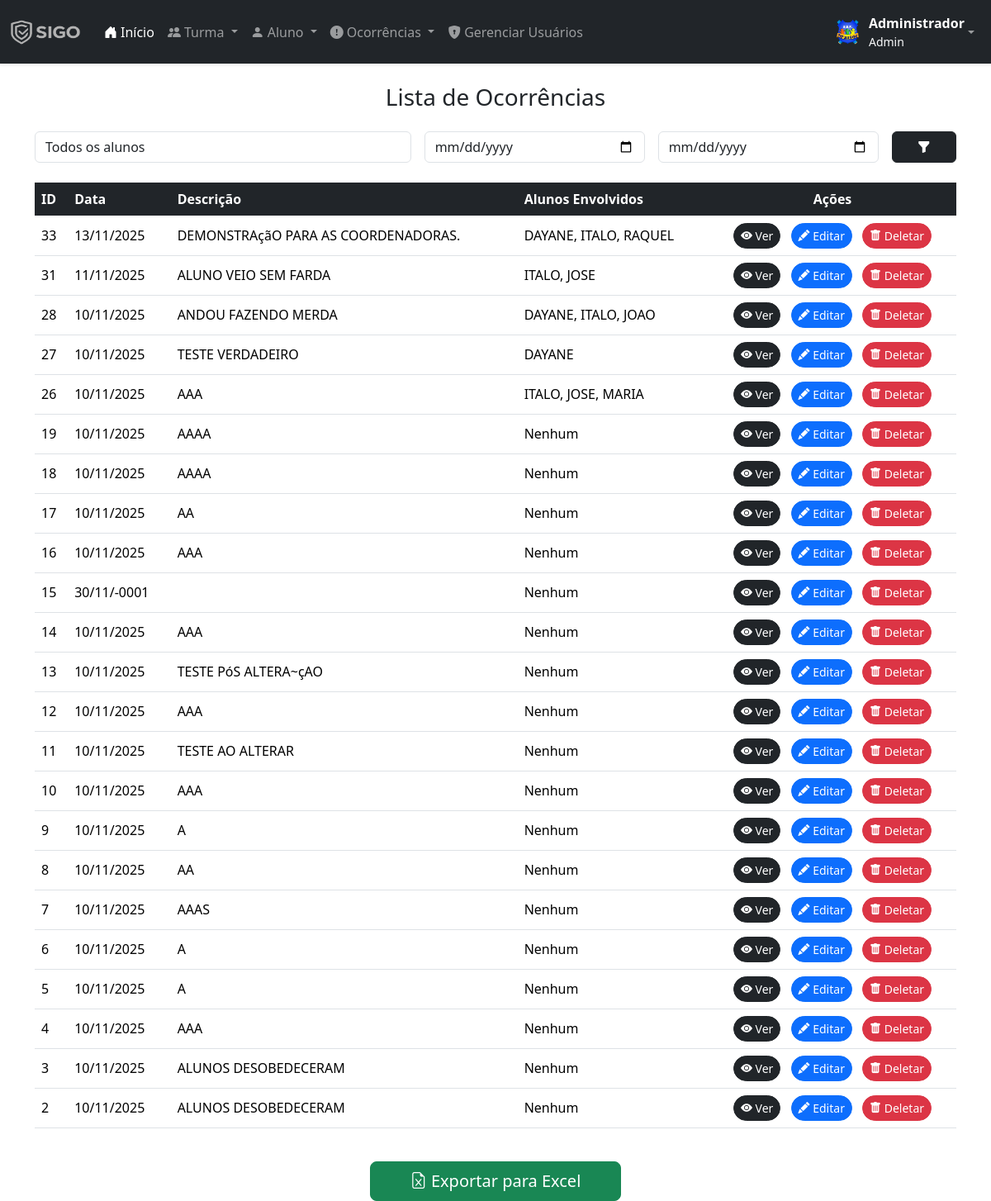
The app's page /listar-ocorrencias.php (signed in) with its own data.
### tables this page shows
CREATE TABLE `ocorrencia` (
  `id` int(11) NOT NULL,
  `data` date NOT NULL,
  `descricao` text NOT NULL
);

### listar-ocorrencias.php (the view, shortened to what this page needs)
<?php
require('includes/conexao.php');
$dataInicio = isset($_GET['data_inicio']) ? $_GET['data_inicio'] : '';
$dataFim = isset($_GET['data_fim']) ? $_GET['data_fim'] : '';
$where = [];
$whereSql = $where ? "WHERE " . implode(" AND ", $where) : "";
$sql = "
    SELECT
        o.id AS ocorrencia_id,
        o.descricao,
        o.data,
        GROUP_CONCAT(SUBSTRING_INDEX(a.nome, ' ', 1) SEPARATOR ', ') AS alunos
    FROM ocorrencia o
    LEFT JOIN ocorrencia_aluno oa ON oa.ocorrencia_id = o.id
    LEFT JOIN alunos a ON a.id = oa.alunos_id
    $whereSql
    GROUP BY o.id, o.descricao, o.data
    ORDER BY o.id DESC
";
$res = mysqli_query($conn, $sql);
?>
<!DOCTYPE html>
<html lang="pt-br">
<?php include('layout/head.php'); ?>
<body>
<?php include('layout/menu.php'); ?>
<div class="container mt-4">
    <h3 class="text-center mb-4">Lista de Ocorrências</h3>
    <form class="row g-3 mb-4" method="GET">
        <div class="col-md-5">
            <select name="aluno" class="selectpicker form-control" data-live-search="true" title="Filtrar por aluno">
                <option value="">Todos os alunos</option>
            </select>
        </div>
        <div class="col-md-3">
            <input type="date" name="data_inicio" class="form-control" value="<?= $dataInicio ?>" placeholder="Data início">
        </div>
        <div class="col-md-3">
            <input type="date" name="data_fim" class="form-control" value="<?= $dataFim ?>" placeholder="Data fim">
        </div>
        <div class="col-md-1 d-grid">
            <button type="submit" class="btn btn-dark"><i class="bi bi-funnel-fill"></i></button>
        </div>
    </form>
    <div class="table-responsive">
        <table class="table table-hover align-middle">
            <thead class="table-dark">
                <tr>
                    <th>ID</th>
                    <th>Data</th>
                    <th>Descrição</th>
                    <th>Alunos Envolvidos</th>
                    <th class="text-center">Ações</th>
                </tr>
            </thead>
            <tbody>
                <?php
                if (mysqli_num_rows($res) > 0) {
                    while ($oc = mysqli_fetch_assoc($res)) {
                        $id = $oc['ocorrencia_id'];
                        $data = !empty($oc['data']) ? date('d/m/Y', strtotime($oc['data'])) : '-';
                        $descricao = htmlspecialchars($oc['descricao'] ?? '');
                        $alunos = htmlspecialchars($oc['alunos'] ?? 'Nenhum');
                        echo "
                            <tr>
                                <td>$id</td>
                                <td>$data</td>
                                <td>$descricao</td>
                                <td>$alunos</td>
                                <td class='text-center'>
                                    <a href='ver-ocorrencia.php?id=$id' class='btn btn-dark btn-sm rounded-pill me-2'>
                                        <i class='bi bi-eye-fill'></i> Ver
                                    </a>
                                    <a href='editar-ocorrencia.php?id=$id' class='btn btn-primary btn-sm rounded-pill me-2'>
                                        <i class='bi bi-pencil-fill'></i> Editar
                                    </a>
                                    <a href='acoes/deletar-ocorrencia.php?id=$id' onclick=\"return confirm('Deseja realmente excluir esta ocorrência?');\" class='btn btn-danger btn-sm rounded-pill'>
                                        <i class='bi bi-trash-fill'></i> Deletar
                                    </a>
                                </td>
                            </tr>
                        ";
                    }
                } else {
                    echo "<tr><td colspan='5' class='text-center'>Nenhuma ocorrência registrada.</td></tr>";
                }
                ?>
            </tbody>
        </table>
    </div>
    <div class="text-center mt-4">
        <button id="btnExport" class="btn btn-success btn-lg px-5">
            <i class="bi bi-file-earmark-excel"></i> Exportar para Excel
        </button>
    </div>
</div>
<link rel="stylesheet" href="https://cdnjs.cloudflare.com/ajax/libs/bootstrap-select/1.14.0-beta3/css/bootstrap-select.min.css">
</body>
</html>

### records on screen
ocorrencia: id "33", data "13/11/2025", descricao "DEMONSTRAçãO PARA AS COORDENADORAS.", alunos "DAYANE, ITALO, RAQUEL"
ocorrencia: id "31", data "11/11/2025", descricao "ALUNO VEIO SEM FARDA", alunos "ITALO, JOSE"
ocorrencia: id "28", data "10/11/2025", descricao "ANDOU FAZENDO MERDA", alunos "DAYANE, ITALO, JOAO"
ocorrencia: id "27", data "10/11/2025", descricao "TESTE VERDADEIRO", alunos "DAYANE"
ocorrencia: id "26", data "10/11/2025", descricao "AAA", alunos "ITALO, JOSE, MARIA"
ocorrencia: id "19", data "10/11/2025", descricao "AAAA", alunos "Nenhum"
ocorrencia: id "18", data "10/11/2025", descricao "AAAA", alunos "Nenhum"
ocorrencia: id "17", data "10/11/2025", descricao "AA", alunos "Nenhum"
ocorrencia: id "16", data "10/11/2025", descricao "AAA", alunos "Nenhum"
ocorrencia: id "15", data "30/11/-0001", alunos "Nenhum"
ocorrencia: id "14", data "10/11/2025", descricao "AAA", alunos "Nenhum"
ocorrencia: id "13", data "10/11/2025", descricao "TESTE PóS ALTERA~çAO", alunos "Nenhum"
ocorrencia: id "12", data "10/11/2025", descricao "AAA", alunos "Nenhum"
ocorrencia: id "11", data "10/11/2025", descricao "TESTE AO ALTERAR", alunos "Nenhum"
ocorrencia: id "10", data "10/11/2025", descricao "AAA", alunos "Nenhum"
ocorrencia: id "9", data "10/11/2025", descricao "A", alunos "Nenhum"
ocorrencia: id "8", data "10/11/2025", descricao "AA", alunos "Nenhum"
ocorrencia: id "7", data "10/11/2025", descricao "AAAS", alunos "Nenhum"
ocorrencia: id "6", data "10/11/2025", descricao "A", alunos "Nenhum"
ocorrencia: id "5", data "10/11/2025", descricao "A", alunos "Nenhum"
ocorrencia: id "4", data "10/11/2025", descricao "AAA", alunos "Nenhum"
ocorrencia: id "3", data "10/11/2025", descricao "ALUNOS DESOBEDECERAM", alunos "Nenhum"
ocorrencia: id "2", data "10/11/2025", descricao "ALUNOS DESOBEDECERAM", alunos "Nenhum"

### other values on screen
$usuarioNome "Administrador"
$usuarioNivel "Admin"
